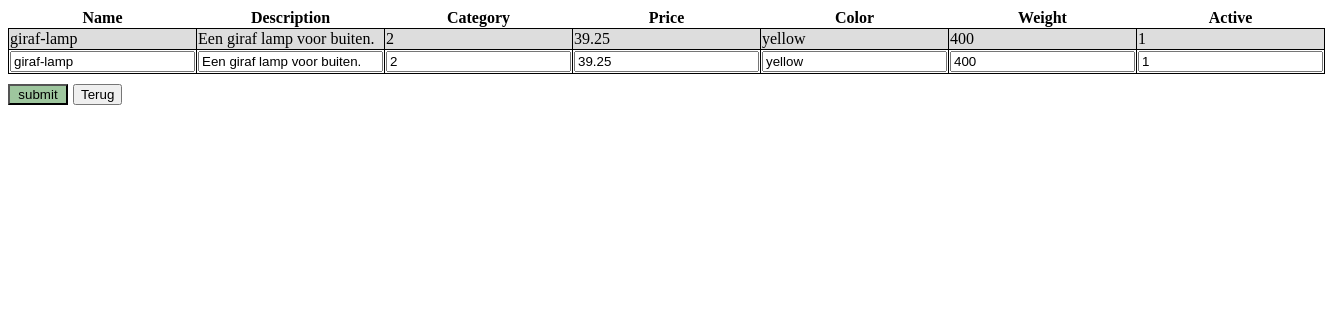
The page /product/product_wijzigen.php?update=4 on the database its author committed.
### tables this page shows
CREATE TABLE `product` (
  `id` int(5) NOT NULL,
  `name` varchar(50) NOT NULL,
  `description` text NOT NULL,
  `category_id` int(5) NOT NULL,
  `price` decimal(10,2) NOT NULL,
  `color` varchar(10) NOT NULL,
  `weight` int(10) NOT NULL,
  `active` tinyint(1) NOT NULL
);

### product/product_wijzigen.php (the view, shortened to what this page needs)
<?php
if (isset($_GET['update'])) {
    include '../config/connect.php';
    $id = $_GET['update'];
    $sql = $conn->query('SELECT * FROM product WHERE id = ' . $id);
    $product = $sql->fetch_assoc();
} else {
    echo "No id set";
}
?>
<!DOCTYPE html>
<html lang="en">
<head>
    <link rel="stylesheet" href="../assets/css/overzicht.css">
</head>
<body>
    <form action="" method="post">
        <table>
            <tr>
                <th>Name</th>
                <th>Description</th>
                <th>Category</th>
                <th>Price</th>
                <th>Color</th>
                <th>Weight</th>
                <th>Active</th>
            </tr>
            <tr>
                <td><?php echo $product['name'] ?>
                <td><?php echo $product['description'] ?>
                <td><?php echo $product['category_id'] ?>
                <td><?php echo $product['price'] ?>
                <td><?php echo $product['color'] ?>
                <td><?php echo $product['weight'] ?>
                <td><?php echo $product['active'] ?>
            </tr>
            <tr>
                <td><input type="text" name="name" value="<?php echo $product['name'] ?>"></td>
                <td><input type="text" name="description" value="<?php echo $product['description'] ?>"></td>
                <td><input type="text" name="category_id" value="<?php echo $product['category_id'] ?>"></td>
                <td><input type="text" name="price" value="<?php echo $product['price'] ?>"></td>
                <td><input type="text" name="color" value="<?php echo $product['color'] ?>"></td>
                <td><input type="text" name="weight" value="<?php echo $product['weight'] ?>"></td>
                <td><input type="text" name="active" value="<?php echo $product['active'] ?>"></td>
            </tr>
        </table>
        <div class="buttons"> <input type="submit" value="submit" name="submit"></div>
    </form>
    <div class="button2"><a href="product_overzicht.php"><button>Terug</button></a></div>
</body>
</html>

### assets/css/overzicht.css (style rules this page uses)
td { border: 1px solid black; }
table { border-collapse: collapse; }
tr:nth-child(even) { background-color: #dddddd; }
.buttons input { margin-top: 10px; width: 60px; background-color: rgba(9, 110, 9, 0.394); float: left; }
.button2 button { margin-left: 5px; margin-top: 10px; }

### rows shown on the page
product: name "giraf-lamp", description "Een giraf lamp voor buiten.", category "2", price "39.25", color "yellow", weight "400", active "1", category_id "2"
